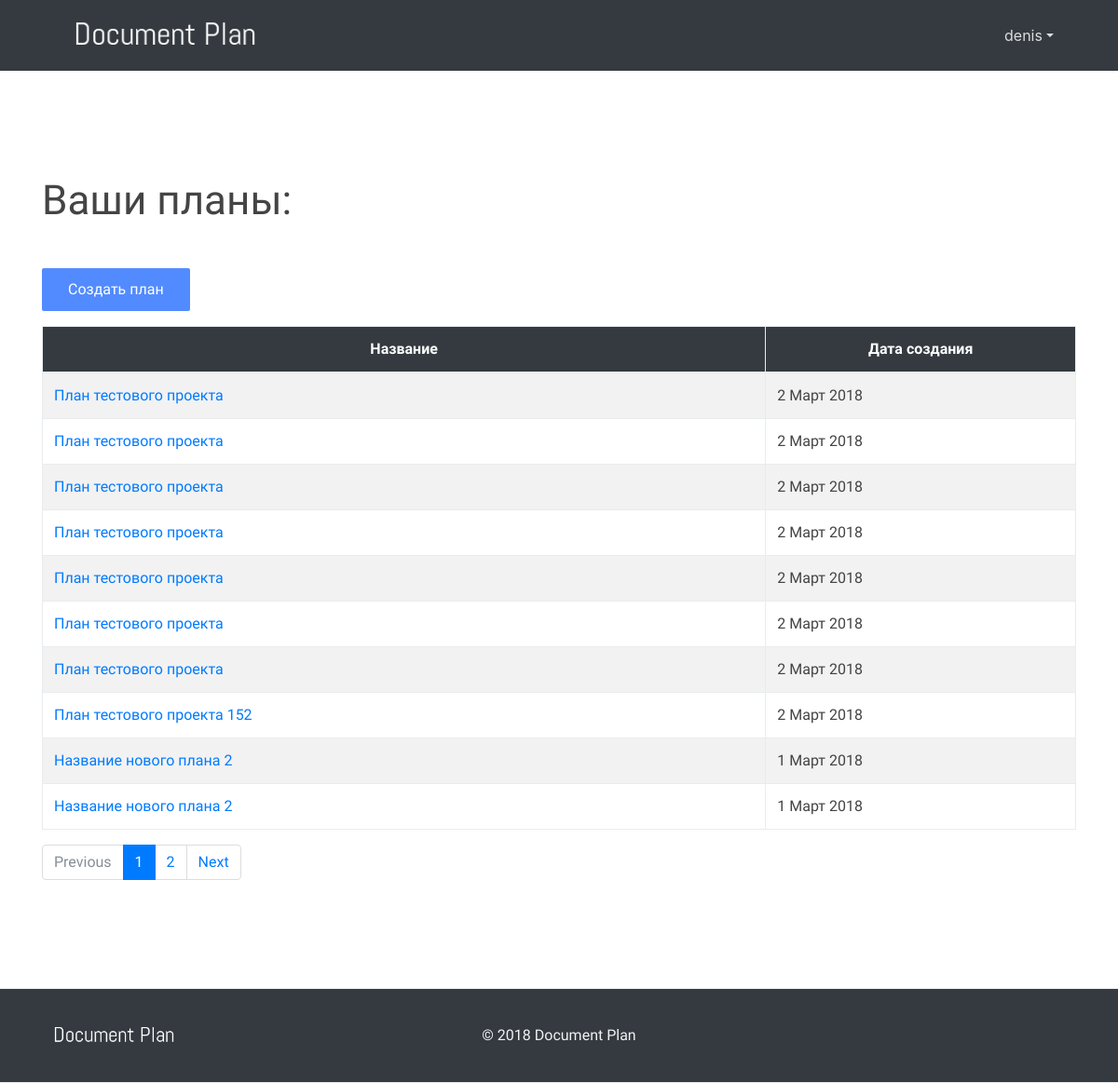
/accounts/profile/ (signed in), run on an earlier commit of the app's database.
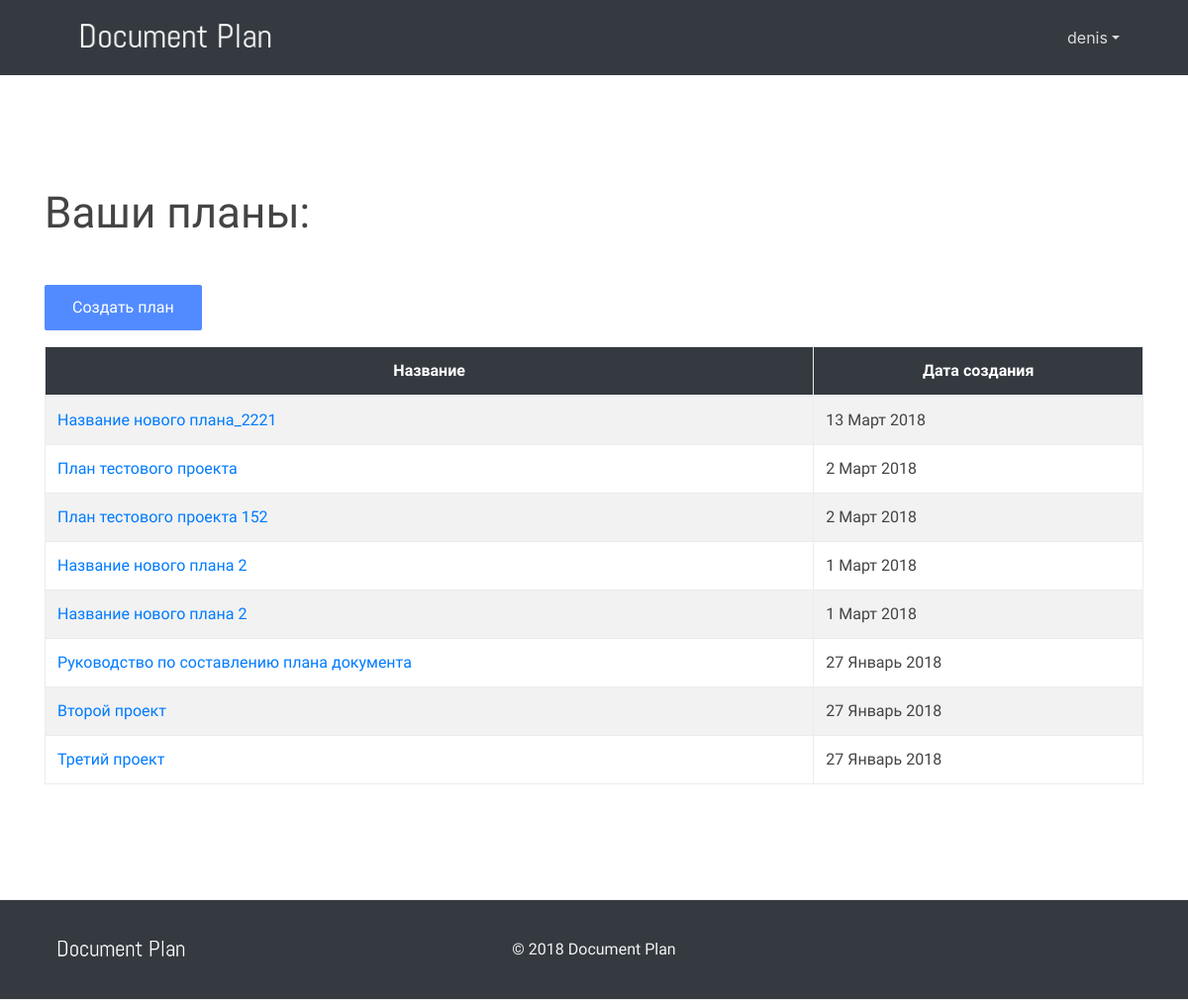
And on a later commit of the database.
### doc_plan/models.py (models this page shows, shortened)
class Project(models.Model):
    name = models.CharField(max_length=200, verbose_name=_("название проекта"))
    aim_action = models.TextField(blank=True, verbose_name=_("действие"))
    aim_auditory = models.TextField(blank=True, verbose_name=_("аудитория"))
    aim_content = models.TextField(blank=True, verbose_name=_("содержание"))
    reaction_action = models.TextField(blank=True, verbose_name=_("реакция"))
    reaction_standart = models.TextField(blank=True, verbose_name=_("стандарт"))
    auditory_duty = models.TextField(blank=True, verbose_name=_("обязанности"))
    auditory_knowledge = models.TextField(blank=True, verbose_name=_("знания"))
    auditory_demography = models.TextField(blank=True, verbose_name=_("демография"))
    auditory_relations = models.TextField(blank=True, verbose_name=_("отношения"))
    auditory_environment = models.TextField(blank=True, verbose_name=_("окружение"))
    auditory_resume = models.TextField(blank=True, verbose_name=_("выводы"))
    question_actions = models.TextField(blank=True, verbose_name=_("процедуры"))
    question_knowledges = models.TextField(blank=True, verbose_name=_("знания"))
    chapters = models.ManyToManyField("Chapter", blank=True, verbose_name=_("разделы"))
    created_at = models.DateField(auto_now_add=True)
    created_by = models.ForeignKey(User, on_delete=models.CASCADE)
    objects = PlanManager()
    def __str__(self):
        return self.name
    def get_url(self):
        return reverse('view_plan', args=[self.id])
    class Meta:
        verbose_name = _("проект")
        verbose_name_plural = _("проекты")
        ordering = ["-created_at"]

### doc_plan/views.py (the view)
# urls.py: path('accounts/profile/', login_required(ProjectListView.as_view()), name="projects"),
class ProjectListView(ListView, PlanContextMixin):
    model = Project
    context_object_name = 'plans'
    template_name = 'plan/plans.html'
    paginate_by = 10
    def get_queryset(self):
        queryset = Project.objects.filter(created_by=self.request.user)
        return queryset

### doc_plan/utils.py (called while the page is built, shortened)
def add_plan_data(request, context= {}, plan_id= None):
	if not plan_id:
		return context

### doc_plan/views.py (called while the page is built)
    def get_context_data(self, **kwargs):
        context = super(PlanContextMixin, self).get_context_data(**kwargs)
        try:
            context = add_plan_data(self.request, context=context, plan_id=context['plan_id'])
        except KeyError:
            context = add_plan_data(self.request, context=context)
        context['plan_creation_url'] = reverse('plan_creation')
        context['new_plan_url'] = reverse('edit_plan', args=['new'])
        return context

### doc_plan/templates/plan/plans.html (shortened to what this page needs)
{% extends "base.html" %}
{% load static %}
{% load i18n %}
{% block content %}
<div class="fdb-block 6">
    <div class="container">
        {% if object_list %}
        <div class="row">
                <div class="col-lg-12">
                    <h1 class="page-header">{% trans "ваши планы:"|capfirst %}</h1>
                </div>
            </div>
            <div class="row">
                <div class="col-lg-12">
                    <div class="panel panel-default">
                        <p class="mt-5 mt-sm-4">
                          <a class="btn" href="{{new_plan_url}}">{% trans "создать план"|capfirst %}</a>
                        </p>
                        <div class="panel-body">
                            <table width="100%" class="table table-striped table-bordered table-hover" id="projects">
                                <thead>
                                    <tr>
                                        <th width="70%">{% trans "название"|capfirst %}</th>
                                        <th width="30%">{% trans "дата создания"|capfirst %}</th>
                                    </tr>
                                </thead>
                                <tbody>
                                    {% for plan in object_list %}
                                        {% if forloop.counter|divisibleby:"2" %}
                                            <tr class="odd">
                                        {% else %}
                                            <tr class="even">
                                        {% endif %}
                                                <td><a href="{{plan.get_url}}">{{ plan }}</td>
                                                <td>{{ plan.created_at|date:"j F Y" }}</td>
                                            </tr>
                                    {% endfor %}
                                </tbody>
                            </table>
                        </div>
                        {% include "plan/paginator.html" %}
                    </div>
                </div>
            </div>
        {% endif %}
    </div>
</div>
{% endblock %}

### document_plan/templates/base.html (shortened to what this page needs)
{% load static %}
<!DOCTYPE html>
<html>
<head>
  <link rel="stylesheet" href="{% static "/css/bootstrap4.0.0-beta.2.min.css" %}">
  <link href="{% static "/fonts/font.css" %}" rel="stylesheet">
  <link rel="stylesheet" href="{% static "/css/font-awesome.css" %}">
  <link type="text/css" rel="stylesheet" href="{% static "/css/froala_blocks.css" %}">
  <link rel="stylesheet" href="{% static "/css/docplan.css" %}">
</head>
<body>
{% include "header.html" %}
{% block content %}{% endblock %}
{% include "footer.html" %}
</body>
</html>

### document_plan/templates/header.html (shortened to what this page needs)
{% load static %}
{% load i18n %}
<header class="bg-dark">
    <div class="container">
      <nav class="navbar navbar-expand-md no-gutters">
        <div class="col-3 text-left">
          <a href="/docplan/">
            <img src="{% static "/imgs/logo.png" %}" height="60" alt="image">
          </a>
        </div>
        <div class="collapse navbar-collapse navbar-collapse-4 justify-content-center col-md-6" id="navbarNav7">
        </div>
         <div class="collapse navbar-collapse navbar-collapse-4">
           <ul class="navbar-nav ml-auto justify-content-end">
        {% if not user.is_authenticated %}
            <li class="nav-item">
              <a class="nav-link" href="/accounts/login/">{% trans 'войти'|capfirst %}</a>
            </li>
          </ul>
          <a class="btn ml-md-3" href="/accounts/signup/">{% trans 'регистрация'|capfirst  %}</a>
        </div>
        {% else %}
            <li class="nav-item dropdown">
              <a class="nav-link dropdown-toggle" data-toggle="dropdown" href="#" role="button" aria-haspopup="true" aria-expanded="false">{{ user.username }}</a>
            </li>
          </ul>
        </div>
        {% endif %}
      </nav>
    </div>
  </header>

### doc_plan/templates/plan/paginator.html
{% load i18n %}
{% if is_paginated %}
<nav aria-label="table pagination">
  <ul class="pagination">
    {% if page_obj.has_previous %}
      <li class="page-item"><a class="page-link" href="?page={{ page_obj.previous_page_number }}">{% trans "previous"|capfirst %}</a></li>
    {% else %}
     <li class="page-item disabled"><a class="page-link">{% trans "previous"|capfirst %}</a></li>
    {% endif %}
    {% for i in paginator.page_range %}
      {% if page_obj.number == i %}
        <li class="page-item active"><a class="page-link" href="#">{{ i }}<span class="sr-only">(current)</span></a></li>
      {% else %}
        <li class="page-item"><a class="page-link" href="?page={{ i }}">{{ i }}</a></li>
      {% endif %}
    {% endfor %}
    {% if page_obj.has_next %}
        <li class="page-item"><a class="page-link" href="?page={{ page_obj.next_page_number }}">{% trans "next"|capfirst %}</a></li>
    {% else %}
      <li class="page-item disabled"><a class="page-link">{% trans "next"|capfirst %}</a></li>
    {% endif %}
  </ul>
</nav>
{% endif %}

### document_plan/templates/footer.html
{% load static %}
<footer class="fdb-block footer-small bg-dark">
    <div class="container">
      <div class="row text-center align-items-center">
        <div class="col-12 col-sm-6 col-md-4 text-sm-left">
          <img alt="image" src="{% static "/imgs/logo.png" %}" height="40">
        </div>
        <div class="col-12 col-sm-6 col-md-4 mt-4 mt-sm-0 text-center text-sm-right text-md-center">
          &copy; 2018 Document Plan
        </div>
        <div class="col-12 col-md-4 mt-4 mt-md-0 text-center text-md-right">
          <a href="#"><i class="fa fa-twitter" aria-hidden="true"></i></a>&nbsp;&nbsp;
          <a href="#"><i class="fa fa-facebook" aria-hidden="true"></i></a>&nbsp;&nbsp;
        </div>
      </div>
    </div>
  </footer>

### document_plan/templates/scripts.html (shortened to what this page needs)
{% load static %}

### doc_plan/static/css/froala_blocks.css (style rules this page uses)
.btn { padding: 9px 26px; background-color: #528bff; color: #FFF; display: inline-block; box-sizing: border-box; -moz-box-sizing: border-box; -webkit-box-sizing: border-box; text-decoration: none; border: solid 2px #528bff; border-radius: 2px; -moz-border-radius: 2px; -webkit-border-radius: 2px; }
.fdb-block { font-family: 'Roboto', sans-serif; font-size: 16px; line-height: 1.5; -webkit-font-smoothing: antialiased; -moz-osx-font-smoothing: grayscale; text-rendering: optimizelegibility; padding: 100px 0; color: #444444; position: relative; background-size: cover; background-position: center; overflow: hidden; background-color: #FFFFFF; }
.fdb-block h1, .fdb-block .text-h1 { font-size: 2.75rem; margin-bottom: .5em; margin-top: .3em; font-weight: 400; }
.fdb-block img { border-radius: 4px; -moz-border-radius: 4px; -webkit-border-radius: 4px; }
footer { padding: 30px 0 !important; }
footer.bg-dark { background: #2d313c; color: #f2f2f2; }
footer.bg-dark a { color: #f2f2f2; }
footer a { color: #444444; }
header { background-color: #FFFFFF; }
header .navbar-nav a.nav-link { color: #777; }
header.bg-dark .navbar-nav a.nav-link { color: #dcdcdc; }
.bg-dark { background-color: #2d313c; color: #f2f2f2; }

### doc_plan/static/css/docplan.css (style rules this page uses)
html { position: relative; min-height: 100%; }
body { margin-bottom: 101px; }
footer { position: absolute !important; bottom: 0; width: 100%; height: 101px; }
th { background-color: #343A40; color: white; text-align: center; }

### document_plan/templates/base.html (style rules this page uses)
.fdb-block { border-bottom: solid 1px #EEE; }

What changed in the data, as far as the page shows it:
removed Project: name "План тестового проекта", created_at "2 Март 2018"
removed Project: name "План тестового проекта", created_at "2 Март 2018"
removed Project: name "План тестового проекта", created_at "2 Март 2018"
removed Project: name "План тестового проекта", created_at "2 Март 2018"
removed Project: name "План тестового проекта", created_at "2 Март 2018"
removed Project: name "План тестового проекта", created_at "2 Март 2018"
added Project: name "Название нового плана_2221", created_at "13 Март 2018"
now on this page (row unchanged): Project: name "Руководство по составлению плана документа", created_at "27 Январь 2018"
now on this page (row unchanged): Project: name "Второй проект", created_at "27 Январь 2018"
now on this page (row unchanged): Project: name "Третий проект", created_at "27 Январь 2018"
Also different on the page:
text no longer shown: "Previous Next"
list line gone: "1"
list line gone: "2"
